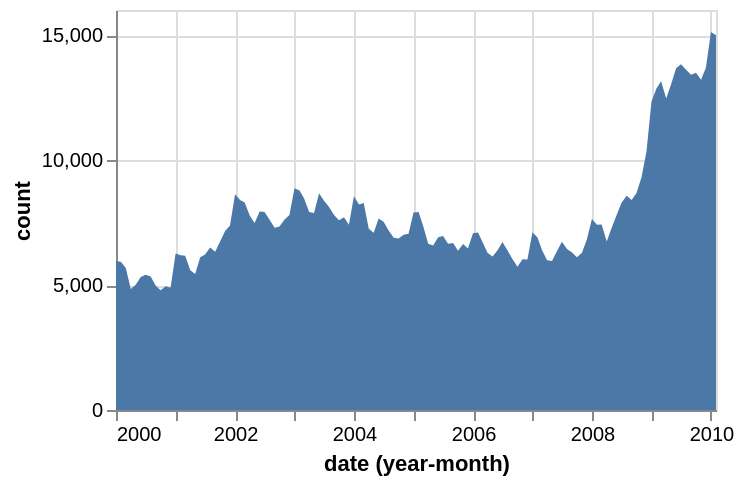

Describe this chart as a Vega-Lite specification.
### Vega-Lite specification from a JSON file in a GitHub repository (floating-point values rounded to 4 significant figures; data arrays with more than 128 entries replaced by an {"elided": "..."} marker saying what was removed)
{"$schema": "https://vega.github.io/schema/vega-lite/v4.json", "width": 300, "height": 200, "data": {"values": {"elided": "1708 records"}}, "mark": "area", "encoding": {"x": {"timeUnit": "yearmonth", "field": "date", "axis": {"format": "%Y"}}, "y": {"aggregate": "sum", "field": "count", "title": "count"}}}
